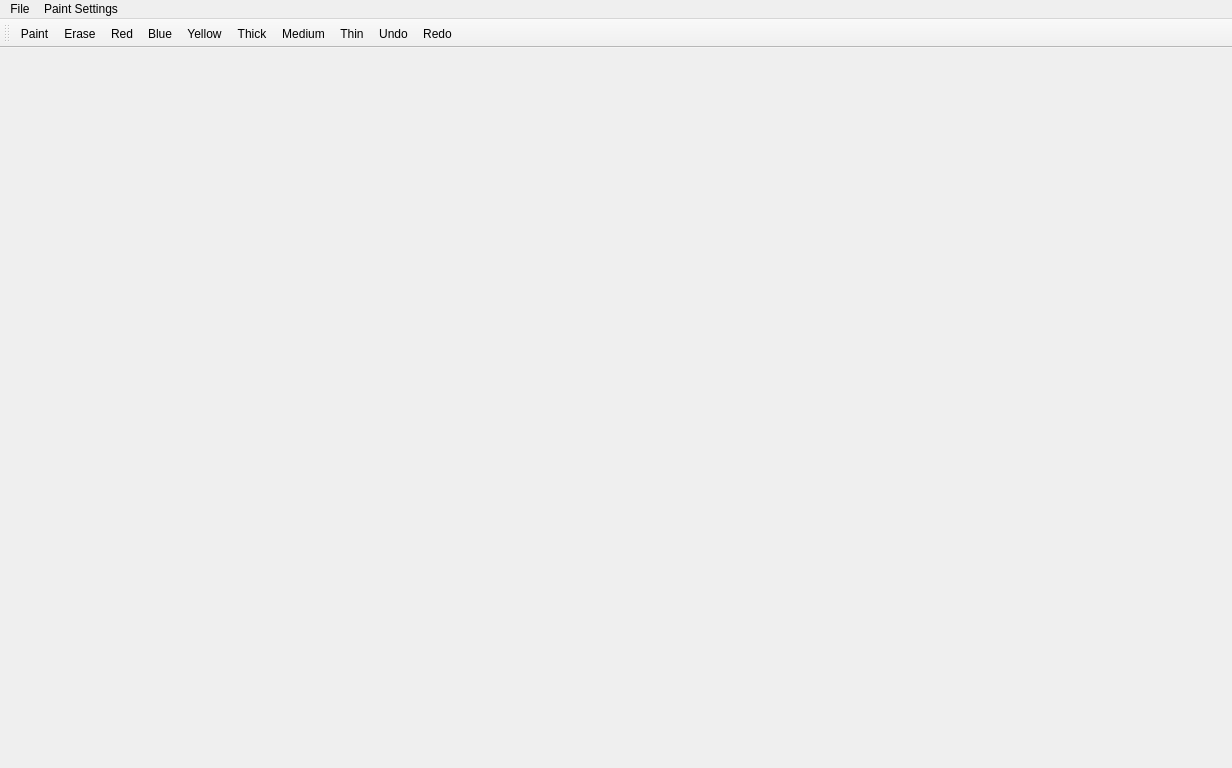
<?xml version="1.0" encoding="UTF-8"?>
<ui version="4.0">
 <class>View</class>
 <widget class="QMainWindow" name="View">
  <property name="geometry">
   <rect>
    <x>0</x>
    <y>0</y>
    <width>1232</width>
    <height>768</height>
   </rect>
  </property>
  <property name="windowTitle">
   <string>View</string>
  </property>
  <widget class="QWidget" name="centralwidget">
   <widget class="QLabel" name="GraphicsView">
    <property name="geometry">
     <rect>
      <x>-50</x>
      <y>-180</y>
      <width>1231</width>
      <height>771</height>
     </rect>
    </property>
    <property name="sizePolicy">
     <sizepolicy hsizetype="Maximum" vsizetype="Maximum">
      <horstretch>0</horstretch>
      <verstretch>0</verstretch>
     </sizepolicy>
    </property>
    <property name="layoutDirection">
     <enum>Qt::RightToLeft</enum>
    </property>
    <property name="lineWidth">
     <number>0</number>
    </property>
    <property name="text">
     <string/>
    </property>
    <property name="scaledContents">
     <bool>true</bool>
    </property>
    <property name="alignment">
     <set>Qt::AlignLeading|Qt::AlignLeft|Qt::AlignTop</set>
    </property>
    <property name="indent">
     <number>0</number>
    </property>
   </widget>
  </widget>
  <widget class="QMenuBar" name="menubar">
   <property name="geometry">
    <rect>
     <x>0</x>
     <y>0</y>
     <width>1232</width>
     <height>21</height>
    </rect>
   </property>
   <property name="nativeMenuBar">
    <bool>false</bool>
   </property>
   <widget class="QMenu" name="menuFile">
    <property name="title">
     <string>File</string>
    </property>
    <addaction name="actionClear_all"/>
    <addaction name="actionOpen"/>
    <addaction name="actionSave"/>
    <addaction name="actionCalibrate"/>
    <addaction name="actionHelp"/>
   </widget>
   <widget class="QMenu" name="menuPaint_Settings">
    <property name="title">
     <string>Paint Settings</string>
    </property>
    <addaction name="actionColorpicker"/>
    <addaction name="actionStrokewidth"/>
   </widget>
   <addaction name="menuFile"/>
   <addaction name="menuPaint_Settings"/>
  </widget>
  <widget class="QToolBar" name="toolBar">
   <property name="windowTitle">
    <string>toolBar</string>
   </property>
   <attribute name="toolBarArea">
    <enum>TopToolBarArea</enum>
   </attribute>
   <attribute name="toolBarBreak">
    <bool>false</bool>
   </attribute>
   <addaction name="actionPaint"/>
   <addaction name="actionErase"/>
   <addaction name="actionRed"/>
   <addaction name="actionBlue"/>
   <addaction name="actionYellow"/>
   <addaction name="actionThick"/>
   <addaction name="actionMedium"/>
   <addaction name="actionThin"/>
   <addaction name="actionUndo"/>
   <addaction name="actionRedo"/>
  </widget>
  <action name="actionNeu">
   <property name="text">
    <string>Clear all</string>
   </property>
   <property name="toolTip">
    <string>Erstelle ein neues Bild</string>
   </property>
  </action>
  <action name="actionOeffnen">
   <property name="text">
    <string>Öffnen</string>
   </property>
   <property name="toolTip">
    <string>Öffne ein bereits vorhandenes Bild</string>
   </property>
  </action>
  <action name="actionSpeichern">
   <property name="text">
    <string>Speichern</string>
   </property>
   <property name="toolTip">
    <string>Speichere ein Bild ab </string>
   </property>
  </action>
  <action name="actionExportieren">
   <property name="text">
    <string>Exportieren</string>
   </property>
   <property name="toolTip">
    <string>Exportiere ein Bild</string>
   </property>
  </action>
  <action name="actionKalibrieren">
   <property name="text">
    <string>Kalibrieren</string>
   </property>
   <property name="toolTip">
    <string>Kalibriere die Anwendung</string>
   </property>
  </action>
  <action name="actionHilfe">
   <property name="text">
    <string>Hilfe</string>
   </property>
   <property name="toolTip">
    <string>Hilfe zur Anwendung</string>
   </property>
  </action>
  <action name="actionrot">
   <property name="icon">
    <iconset>
     <normaloff>../.designer/backup/rot.PNG</normaloff>../.designer/backup/rot.PNG</iconset>
   </property>
   <property name="text">
    <string>rot</string>
   </property>
  </action>
  <action name="actiongruen">
   <property name="icon">
    <iconset>
     <normaloff>../.designer/backup/gruen.PNG</normaloff>../.designer/backup/gruen.PNG</iconset>
   </property>
   <property name="text">
    <string>grün</string>
   </property>
   <property name="toolTip">
    <string>grün</string>
   </property>
  </action>
  <action name="actionblau">
   <property name="icon">
    <iconset>
     <normaloff>../.designer/backup/blau.PNG</normaloff>../.designer/backup/blau.PNG</iconset>
   </property>
   <property name="text">
    <string>blau</string>
   </property>
  </action>
  <action name="actiongelb">
   <property name="icon">
    <iconset>
     <normaloff>../.designer/backup/gelb.PNG</normaloff>../.designer/backup/gelb.PNG</iconset>
   </property>
   <property name="text">
    <string>gelb</string>
   </property>
  </action>
  <action name="actionweiss">
   <property name="icon">
    <iconset>
     <normaloff>../.designer/backup/weiss.PNG</normaloff>../.designer/backup/weiss.PNG</iconset>
   </property>
   <property name="text">
    <string>weiß</string>
   </property>
  </action>
  <action name="actionDuenn">
   <property name="icon">
    <iconset>
     <normaloff>../.designer/backup/icons/duenn.PNG</normaloff>../.designer/backup/icons/duenn.PNG</iconset>
   </property>
   <property name="text">
    <string>Dünn</string>
   </property>
  </action>
  <action name="actionMittel">
   <property name="icon">
    <iconset>
     <normaloff>../.designer/backup/icons/mittel.PNG</normaloff>../.designer/backup/icons/mittel.PNG</iconset>
   </property>
   <property name="text">
    <string>Mittel</string>
   </property>
  </action>
  <action name="actionDick">
   <property name="icon">
    <iconset>
     <normaloff>../.designer/backup/icons/dick.PNG</normaloff>../.designer/backup/icons/dick.PNG</iconset>
   </property>
   <property name="text">
    <string>Dick</string>
   </property>
  </action>
  <action name="actionschwarz">
   <property name="icon">
    <iconset>
     <normaloff>../.designer/backup/schwarz.PNG</normaloff>../.designer/backup/schwarz.PNG</iconset>
   </property>
   <property name="text">
    <string>schwarz</string>
   </property>
  </action>
  <action name="actionPaint">
   <property name="checkable">
    <bool>true</bool>
   </property>
   <property name="icon">
    <iconset>
     <normaloff>../.designer/backup/icons_win/zeichnen.PNG</normaloff>../.designer/backup/icons_win/zeichnen.PNG</iconset>
   </property>
   <property name="text">
    <string>Paint</string>
   </property>
  </action>
  <action name="actionErase">
   <property name="checkable">
    <bool>true</bool>
   </property>
   <property name="icon">
    <iconset>
     <normaloff>../.designer/backup/icons_win/radierer.PNG</normaloff>../.designer/backup/icons_win/radierer.PNG</iconset>
   </property>
   <property name="text">
    <string>Erase</string>
   </property>
  </action>
  <action name="actionThick">
   <property name="checkable">
    <bool>true</bool>
   </property>
   <property name="icon">
    <iconset>
     <normaloff>../.designer/backup/icons_win/dick.PNG</normaloff>../.designer/backup/icons_win/dick.PNG</iconset>
   </property>
   <property name="text">
    <string>Thick</string>
   </property>
  </action>
  <action name="actionMedium">
   <property name="checkable">
    <bool>true</bool>
   </property>
   <property name="icon">
    <iconset>
     <normaloff>../.designer/backup/icons_win/mittel.PNG</normaloff>../.designer/backup/icons_win/mittel.PNG</iconset>
   </property>
   <property name="text">
    <string>Medium</string>
   </property>
  </action>
  <action name="actionThin">
   <property name="checkable">
    <bool>true</bool>
   </property>
   <property name="icon">
    <iconset>
     <normaloff>../.designer/backup/icons_win/duenn.PNG</normaloff>../.designer/backup/icons_win/duenn.PNG</iconset>
   </property>
   <property name="text">
    <string>Thin</string>
   </property>
  </action>
  <action name="actionRed">
   <property name="checkable">
    <bool>true</bool>
   </property>
   <property name="icon">
    <iconset>
     <normaloff>../.designer/backup/icons_win/rot.PNG</normaloff>../.designer/backup/icons_win/rot.PNG</iconset>
   </property>
   <property name="text">
    <string>Red</string>
   </property>
  </action>
  <action name="actionBlue">
   <property name="checkable">
    <bool>true</bool>
   </property>
   <property name="icon">
    <iconset>
     <normaloff>../.designer/backup/icons_win/blau.PNG</normaloff>../.designer/backup/icons_win/blau.PNG</iconset>
   </property>
   <property name="text">
    <string>Blue</string>
   </property>
  </action>
  <action name="actionYellow">
   <property name="checkable">
    <bool>true</bool>
   </property>
   <property name="icon">
    <iconset>
     <normaloff>../.designer/backup/icons_win/gelb.PNG</normaloff>../.designer/backup/icons_win/gelb.PNG</iconset>
   </property>
   <property name="text">
    <string>Yellow</string>
   </property>
  </action>
  <action name="actionUndo">
   <property name="icon">
    <iconset>
     <normaloff>../.designer/backup/icons_win/undo.PNG</normaloff>../.designer/backup/icons_win/undo.PNG</iconset>
   </property>
   <property name="text">
    <string>Undo</string>
   </property>
  </action>
  <action name="actionRedo">
   <property name="icon">
    <iconset>
     <normaloff>../.designer/backup/icons_win/redo.PNG</normaloff>../.designer/backup/icons_win/redo.PNG</iconset>
   </property>
   <property name="text">
    <string>Redo</string>
   </property>
  </action>
  <action name="actionClear_all">
   <property name="text">
    <string>Clear all</string>
   </property>
  </action>
  <action name="actionOpen">
   <property name="text">
    <string>Open</string>
   </property>
  </action>
  <action name="actionSave">
   <property name="text">
    <string>Save</string>
   </property>
  </action>
  <action name="actionCalibrate">
   <property name="text">
    <string>Calibrate</string>
   </property>
  </action>
  <action name="actionHelp">
   <property name="text">
    <string>Help</string>
   </property>
  </action>
  <action name="actionColorpicker">
   <property name="icon">
    <iconset>
     <normaloff>../.designer/backup/icons_win/Farbe.PNG</normaloff>../.designer/backup/icons_win/Farbe.PNG</iconset>
   </property>
   <property name="text">
    <string>Colorpicker</string>
   </property>
  </action>
  <action name="actionStrokewidth">
   <property name="icon">
    <iconset>
     <normaloff>../.designer/backup/icons_win/Strichdicke.PNG</normaloff>../.designer/backup/icons_win/Strichdicke.PNG</iconset>
   </property>
   <property name="text">
    <string>Strokewidth</string>
   </property>
  </action>
 </widget>
 <resources/>
 <connections/>
</ui>
